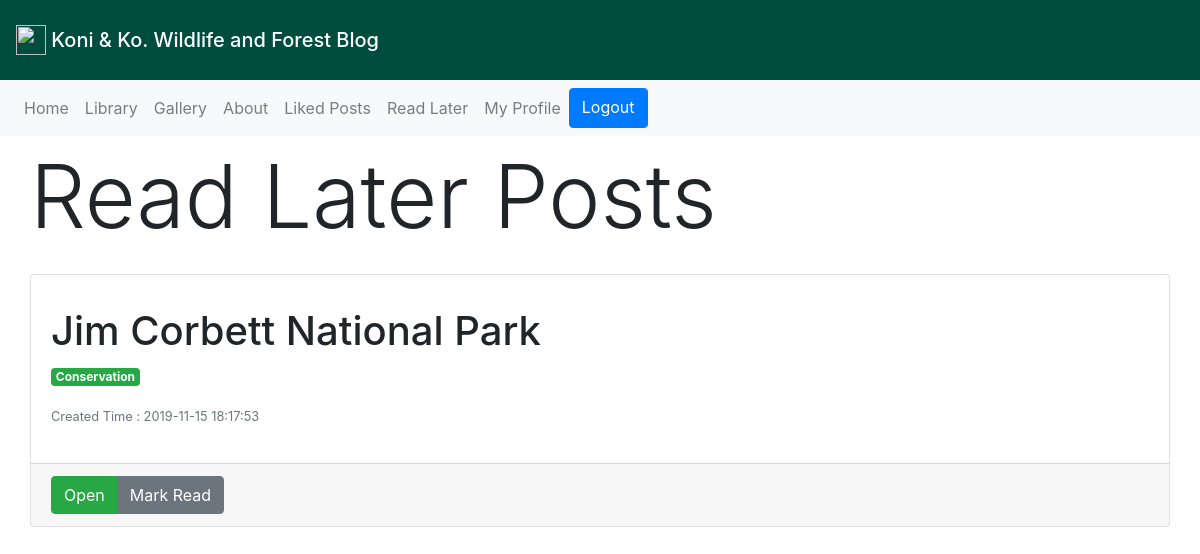
/modules/readLaterPosts.php (signed in), run on the app's committed database.
### tables this page shows
CREATE TABLE `read_later` (
  `user_id` int(11) NOT NULL,
  `blog_id` int(11) DEFAULT NULL,
  UNIQUE KEY `blog_id_UNIQUE` (`blog_id`),
  KEY `read_later_user_id_user_idx` (`user_id`),
  CONSTRAINT `read_later_blog_id_blog_post` FOREIGN KEY (`blog_id`) REFERENCES `blog_post` (`id`) ON DELETE CASCADE ON UPDATE CASCADE,
  CONSTRAINT `read_later_user_id_user` FOREIGN KEY (`user_id`) REFERENCES `user` (`id`) ON DELETE CASCADE ON UPDATE CASCADE
);

CREATE TABLE `blog_post` (
  `id` int(11) NOT NULL AUTO_INCREMENT,
  `title` varchar(255) NOT NULL,
  `user_id` varchar(45) NOT NULL,
  `created_time` datetime NOT NULL DEFAULT CURRENT_TIMESTAMP,
  `body` text NOT NULL,
  `category` int(11) DEFAULT NULL,
  `likes` int(11) DEFAULT NULL,
  PRIMARY KEY (`id`)
);

### modules/readLaterPosts.php (the view, shortened to what this page needs)
<?php
    require_once('../includes/header.php');
    $query = "SELECT * FROM blog_post B,read_later L WHERE L.blog_id = B.id  AND L.user_id  = ".$_SESSION['uid'];
    $result = mysqli_query($CONN,$query);
?>
<div class="row">
    <h1 class="display-2">Read Later Posts</h1>
</div>
<div class="row blogs">
    <div class=container>
        <?php
            while($row = mysqli_fetch_assoc($result)){
         ?>
            <div class="row">
                <div class="card mb-3" style="width : 100%">
                    <div class="row no-gutters">
                        <div class="col-md-8">
                            <div class="card-body">
                                <h5 class="card-title"><h1><?php echo $row['title'] ?></h1></h5>
                                <p class="card-text"><span class="badge badge-success">
                                    <?php
                                        if($row['category'] == "1"){
                                            echo "Wildlife";
                                        }else if($row['category'] == "2"){
                                            echo "Forest";
                                        }else{
                                            echo "Conservation";
                                        }
                                    ?>
                                </span></p>
                                <p class="card-text"><small class="text-muted"><?php echo "Created Time : ".$row['created_time'] ?></small></p>
                            </div>
                        </div>
                    </div>
                    <div class="card-footer">
                        <div class="btn-group" role="group" style="color:white">
                            <a class="btn btn-success" href=<?php echo "http://koniandko/modules/openBlog.php?blog_id=".$row['id'] ?>>Open</a>
                            <a class="btn btn-secondary" href=<?php echo "http://koniandko/modules/removeReadLater.php?blog_id=".$row['id'] ?>>Mark Read</a>
                        </div>
                    </div>
                </div>
            </div>
        <?php
            }
         ?>
    </div>
</div>
<?php
    require_once('../includes/footer.php');
 ?>

### assets/css/main.css (style rules this page uses)
body { background-image: url('../images/1.png'); }
.container { margin-bottom: 1rem; }
.row { margin-bottom: 1rem; }

### data on the page
read_later: blog.title "Jim Corbett National Park", blog.created_time "2019-11-15 18:17:53"
